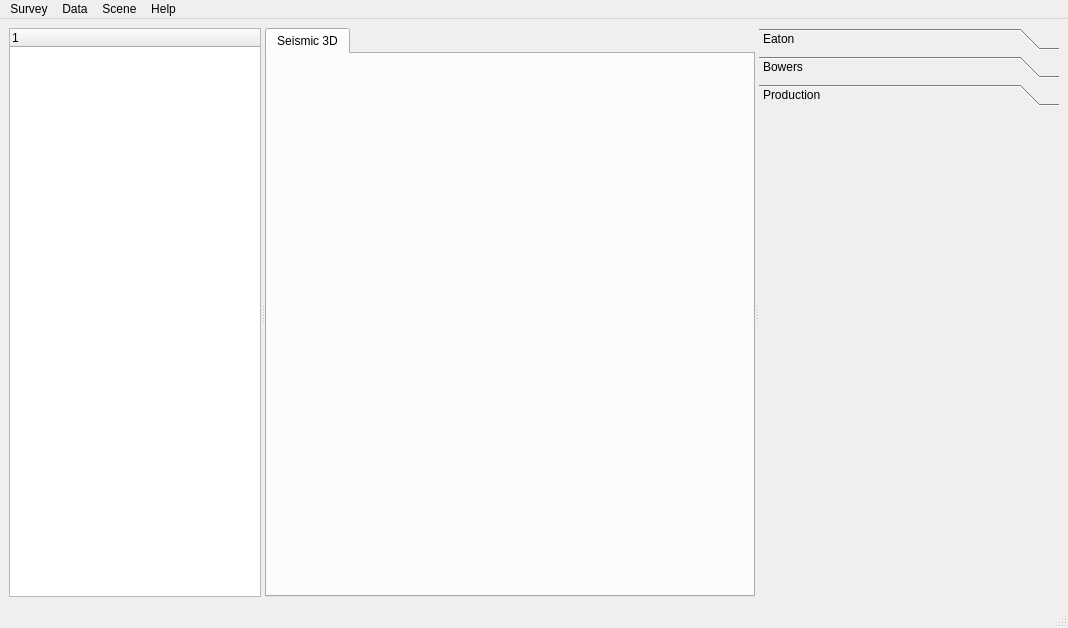
<?xml version="1.0" encoding="UTF-8"?>
<ui version="4.0">
 <author>yuhao</author>
 <class>MainWindow</class>
 <widget class="QMainWindow" name="MainWindow">
  <property name="geometry">
   <rect>
    <x>0</x>
    <y>0</y>
    <width>1068</width>
    <height>628</height>
   </rect>
  </property>
  <property name="windowTitle">
   <string>pyGeoPressure</string>
  </property>
  <widget class="QWidget" name="centralwidget">
   <property name="sizePolicy">
    <sizepolicy hsizetype="Preferred" vsizetype="Preferred">
     <horstretch>0</horstretch>
     <verstretch>0</verstretch>
    </sizepolicy>
   </property>
   <layout class="QGridLayout" name="gridLayout">
    <item row="0" column="0">
     <widget class="QSplitter" name="splitter">
      <property name="orientation">
       <enum>Qt::Horizontal</enum>
      </property>
      <property name="opaqueResize">
       <bool>true</bool>
      </property>
      <widget class="QTreeWidget" name="DataTree">
       <property name="sizePolicy">
        <sizepolicy hsizetype="Preferred" vsizetype="Preferred">
         <horstretch>0</horstretch>
         <verstretch>0</verstretch>
        </sizepolicy>
       </property>
       <property name="minimumSize">
        <size>
         <width>40</width>
         <height>0</height>
        </size>
       </property>
       <property name="maximumSize">
        <size>
         <width>252</width>
         <height>16777215</height>
        </size>
       </property>
       <property name="toolTip">
        <string extracomment="Data Treeview"/>
       </property>
       <column>
        <property name="text">
         <string notr="true">1</string>
        </property>
       </column>
      </widget>
      <widget class="QTabWidget" name="tabWidget">
       <property name="currentIndex">
        <number>0</number>
       </property>
       <widget class="QWidget" name="tab_seis">
        <attribute name="title">
         <string>Seismic 3D</string>
        </attribute>
       </widget>
      </widget>
      <widget class="QToolBox" name="toolBox">
       <property name="minimumSize">
        <size>
         <width>250</width>
         <height>0</height>
        </size>
       </property>
       <property name="maximumSize">
        <size>
         <width>300</width>
         <height>16777215</height>
        </size>
       </property>
       <property name="currentIndex">
        <number>2</number>
       </property>
       <widget class="QWidget" name="page_eaton">
        <property name="enabled">
         <bool>true</bool>
        </property>
        <property name="geometry">
         <rect>
          <x>0</x>
          <y>0</y>
          <width>300</width>
          <height>452</height>
         </rect>
        </property>
        <property name="accessibleName">
         <string/>
        </property>
        <attribute name="label">
         <string>Eaton</string>
        </attribute>
        <widget class="QWidget" name="gridLayoutWidget">
         <property name="geometry">
          <rect>
           <x>0</x>
           <y>10</y>
           <width>241</width>
           <height>103</height>
          </rect>
         </property>
         <layout class="QFormLayout" name="formLayout">
          <property name="labelAlignment">
           <set>Qt::AlignRight|Qt::AlignTrailing|Qt::AlignVCenter</set>
          </property>
          <item row="1" column="0">
           <widget class="QLabel" name="label">
            <property name="text">
             <string>Wells</string>
            </property>
           </widget>
          </item>
          <item row="1" column="1">
           <widget class="QComboBox" name="comboBox"/>
          </item>
          <item row="3" column="1">
           <widget class="QPushButton" name="pushButton">
            <property name="text">
             <string>Calculate</string>
            </property>
           </widget>
          </item>
          <item row="3" column="0">
           <spacer name="horizontalSpacer">
            <property name="orientation">
             <enum>Qt::Horizontal</enum>
            </property>
            <property name="sizeHint" stdset="0">
             <size>
              <width>50</width>
              <height>20</height>
             </size>
            </property>
           </spacer>
          </item>
          <item row="2" column="1">
           <widget class="QSpinBox" name="spinBox"/>
          </item>
          <item row="2" column="0">
           <widget class="QLabel" name="label_2">
            <property name="text">
             <string>N</string>
            </property>
            <property name="alignment">
             <set>Qt::AlignRight|Qt::AlignTrailing|Qt::AlignVCenter</set>
            </property>
           </widget>
          </item>
         </layout>
        </widget>
       </widget>
       <widget class="QWidget" name="page_bowers">
        <property name="geometry">
         <rect>
          <x>0</x>
          <y>0</y>
          <width>300</width>
          <height>452</height>
         </rect>
        </property>
        <attribute name="label">
         <string>Bowers</string>
        </attribute>
        <widget class="QWidget" name="formLayoutWidget">
         <property name="geometry">
          <rect>
           <x>0</x>
           <y>10</y>
           <width>241</width>
           <height>188</height>
          </rect>
         </property>
         <layout class="QFormLayout" name="formLayout_2">
          <property name="labelAlignment">
           <set>Qt::AlignRight|Qt::AlignTrailing|Qt::AlignVCenter</set>
          </property>
          <item row="0" column="0">
           <widget class="QLabel" name="wellLabel">
            <property name="text">
             <string>Well</string>
            </property>
           </widget>
          </item>
          <item row="0" column="1">
           <widget class="QComboBox" name="wellComboBox"/>
          </item>
          <item row="1" column="0">
           <widget class="QLabel" name="aLabel">
            <property name="text">
             <string>a</string>
            </property>
           </widget>
          </item>
          <item row="1" column="1">
           <widget class="QLineEdit" name="aLineEdit"/>
          </item>
          <item row="2" column="0">
           <widget class="QLabel" name="bLabel">
            <property name="text">
             <string>b</string>
            </property>
           </widget>
          </item>
          <item row="2" column="1">
           <widget class="QLineEdit" name="bLineEdit"/>
          </item>
          <item row="3" column="0">
           <widget class="QLabel" name="uLabel">
            <property name="text">
             <string>U</string>
            </property>
           </widget>
          </item>
          <item row="3" column="1">
           <widget class="QLineEdit" name="uLineEdit"/>
          </item>
          <item row="4" column="0">
           <widget class="QLabel" name="vmaxLabel">
            <property name="text">
             <string>Vmax</string>
            </property>
           </widget>
          </item>
          <item row="4" column="1">
           <widget class="QLineEdit" name="vmaxLineEdit"/>
          </item>
          <item row="5" column="1">
           <widget class="QPushButton" name="pushButton_2">
            <property name="text">
             <string>Calculate</string>
            </property>
           </widget>
          </item>
          <item row="5" column="0">
           <spacer name="horizontalSpacer_2">
            <property name="orientation">
             <enum>Qt::Horizontal</enum>
            </property>
            <property name="sizeHint" stdset="0">
             <size>
              <width>50</width>
              <height>20</height>
             </size>
            </property>
           </spacer>
          </item>
         </layout>
        </widget>
       </widget>
       <widget class="QWidget" name="page_produce">
        <property name="geometry">
         <rect>
          <x>0</x>
          <y>0</y>
          <width>300</width>
          <height>452</height>
         </rect>
        </property>
        <attribute name="label">
         <string>Production</string>
        </attribute>
       </widget>
      </widget>
     </widget>
    </item>
   </layout>
  </widget>
  <widget class="QMenuBar" name="menubar">
   <property name="geometry">
    <rect>
     <x>0</x>
     <y>0</y>
     <width>1068</width>
     <height>27</height>
    </rect>
   </property>
   <widget class="QMenu" name="menuData">
    <property name="title">
     <string>Data</string>
    </property>
    <widget class="QMenu" name="menuImport">
     <property name="title">
      <string>Import</string>
     </property>
     <addaction name="actionWell_Log"/>
    </widget>
    <addaction name="menuImport"/>
    <addaction name="actionOutput"/>
    <addaction name="separator"/>
    <addaction name="actionManageSeismic"/>
   </widget>
   <widget class="QMenu" name="menuHelp">
    <property name="title">
     <string>Help</string>
    </property>
    <addaction name="actionAbout"/>
    <addaction name="actionDocumentation"/>
   </widget>
   <widget class="QMenu" name="menuWindow">
    <property name="title">
     <string>Scene</string>
    </property>
    <addaction name="action3D_Time"/>
    <addaction name="action3D_Depth"/>
    <addaction name="separator"/>
    <addaction name="actionMapView"/>
    <addaction name="actionSectionView"/>
   </widget>
   <widget class="QMenu" name="menuSurvey">
    <property name="title">
     <string>Survey</string>
    </property>
    <addaction name="actionSelectSurvey"/>
    <addaction name="actionNewSurvey"/>
    <addaction name="actionOpen_2"/>
    <addaction name="separator"/>
    <addaction name="actionExit"/>
   </widget>
   <addaction name="menuSurvey"/>
   <addaction name="menuData"/>
   <addaction name="menuWindow"/>
   <addaction name="menuHelp"/>
  </widget>
  <widget class="QStatusBar" name="statusbar"/>
  <action name="actionImport">
   <property name="checkable">
    <bool>false</bool>
   </property>
   <property name="text">
    <string>Import</string>
   </property>
  </action>
  <action name="actionExit">
   <property name="text">
    <string>Exit</string>
   </property>
  </action>
  <action name="actionOutput">
   <property name="text">
    <string>Output</string>
   </property>
  </action>
  <action name="actionWell_Log">
   <property name="text">
    <string>Well Log</string>
   </property>
  </action>
  <action name="actionSeismic">
   <property name="text">
    <string>Seismic</string>
   </property>
  </action>
  <action name="actionAbout">
   <property name="text">
    <string>About</string>
   </property>
  </action>
  <action name="action2D_Time">
   <property name="text">
    <string>2D - Time</string>
   </property>
  </action>
  <action name="action3D_Time">
   <property name="text">
    <string>3D - Time</string>
   </property>
  </action>
  <action name="action2D_Depth">
   <property name="text">
    <string>2D - Depth</string>
   </property>
  </action>
  <action name="action3D_Depth">
   <property name="text">
    <string>3D - Depth</string>
   </property>
  </action>
  <action name="actionNew">
   <property name="text">
    <string>New</string>
   </property>
  </action>
  <action name="actionOpen">
   <property name="text">
    <string>Open</string>
   </property>
  </action>
  <action name="actionSave">
   <property name="text">
    <string>Save</string>
   </property>
  </action>
  <action name="actionNewSurvey">
   <property name="text">
    <string>New</string>
   </property>
  </action>
  <action name="actionDocumentation">
   <property name="text">
    <string>Documentation</string>
   </property>
  </action>
  <action name="actionOpen_2">
   <property name="text">
    <string>Open</string>
   </property>
  </action>
  <action name="actionSelectSurvey">
   <property name="text">
    <string>Select/Setup</string>
   </property>
  </action>
  <action name="actionMapView">
   <property name="text">
    <string>Map view</string>
   </property>
  </action>
  <action name="actionSectionView">
   <property name="text">
    <string>Section</string>
   </property>
  </action>
  <action name="actionManageSeismic">
   <property name="text">
    <string>Seismic</string>
   </property>
  </action>
 </widget>
 <resources/>
 <connections>
  <connection>
   <sender>actionExit</sender>
   <signal>triggered()</signal>
   <receiver>MainWindow</receiver>
   <slot>close()</slot>
   <hints>
    <hint type="sourcelabel">
     <x>-1</x>
     <y>-1</y>
    </hint>
    <hint type="destinationlabel">
     <x>533</x>
     <y>313</y>
    </hint>
   </hints>
  </connection>
 </connections>
</ui>
